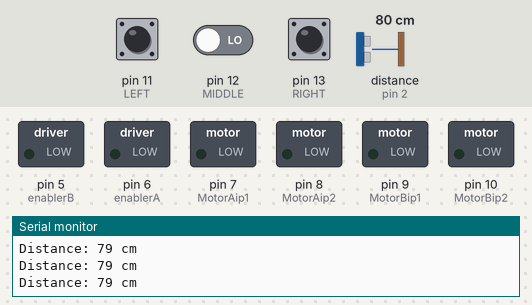
The sketch below on a simulated Arduino Uno, built with avr-gcc and run on an emulated ATmega328P. Shown: switched loads named in the sketch (green lamp = pin HIGH), the last lines printed to the serial monitor. Wiring (inferred from the names in the program): ultrasonic range finder: trigger pin 3; echo pin 2. Dashed ring = blinking. Inputs (shaded band) come from the test bench; at power-on: pin 11 (LEFT) HIGH, distance to the obstacle (sensor on pin 2) 80 cm, pin 13 (RIGHT) HIGH, pin 12 (MIDDLE) LOW. The echo pulse lasts 58.3 µs per cm; pins used as bus, display or sensor lines are not drawn.

Above: at 1.2 s.
1.3 s: pin 11 (LEFT) pulled LOW for 0.15 s
At 2.5 s:
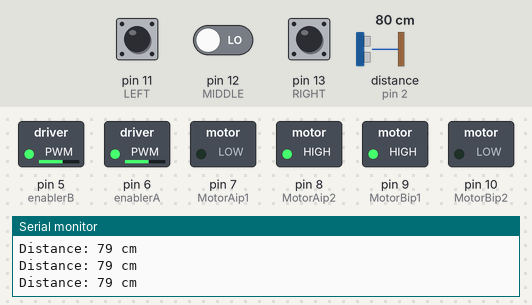
2.9 s: distance to the obstacle (sensor on pin 2) set to 12 cm
5.9 s: distance to the obstacle (sensor on pin 2) set to 9 cm
At 6.6 s:
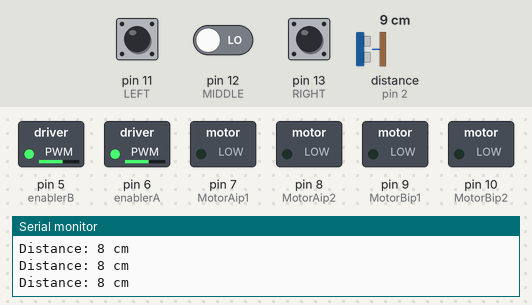
7.4 s: pin 13 (RIGHT) pulled LOW for 1 s
At 7.7 s:
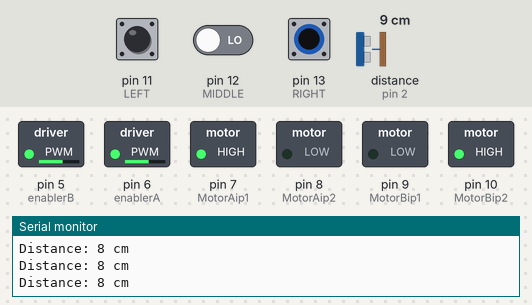
10.4 s: pin 13 (RIGHT) pulled LOW for 3.2 s
At 14.8 s:
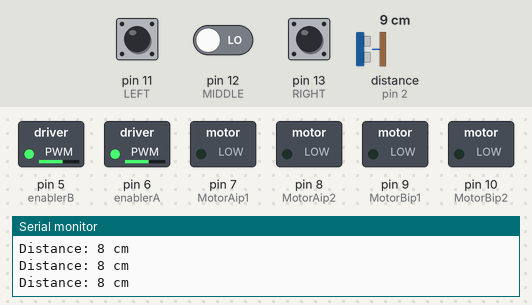
15.1 s: pin 11 (LEFT) pulled LOW for 1 s
At 15.37 s:
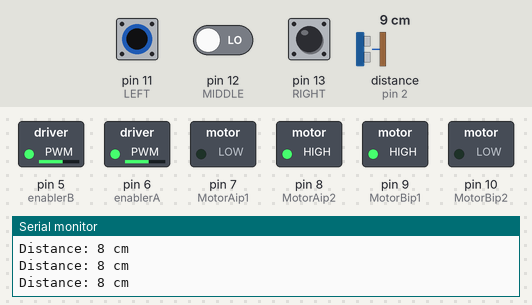
Timing chart, 0 to 18.1 s (numbered marks = the images above; inputs shaded):
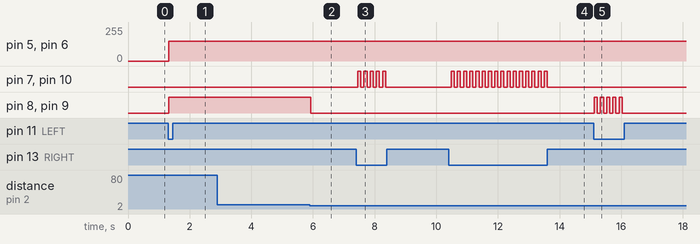

Measured:
- the behaviour switches between 11 and 10 cm on distance to the obstacle (sensor on pin 2) (found by bisection; images 1 and 2)
- after the input at 1.3 s, pin 5 (enablerB), pin 6 (enablerA): 0/255 → 150/255 at once; pin 8 (MotorAip2), pin 9 (MotorBip1): LOW → HIGH at once
- after the input at 5.9 s, pin 8 (MotorAip2), pin 9 (MotorBip1): HIGH → LOW at once
- after the input at 7.4 s, pin 7 (MotorAip1), pin 10 (MotorBip2): alternates HIGH for 0.10 s and LOW for 0.10 s, 10 changes in all, then stays LOW, starting after 0.05 s
- after the input at 10.4 s, pin 7 (MotorAip1), pin 10 (MotorBip2): alternates HIGH for 0.10 s and LOW for 0.10 s, 32 changes in all, then stays LOW, starting after 0.08 s
- after the input at 15.1 s, pin 8 (MotorAip2), pin 9 (MotorBip1): alternates HIGH for 0.10 s and LOW for 0.10 s, 10 changes in all, then stays LOW, starting at once

The sketch:

code4.ino
```cpp
int MotorAip1=7; //Right motor
int MotorAip2=8;
int MotorBip1=9; //Left motor
int MotorBip2=10;

int LEFT=11;      //Right sensor
int MIDDLE=12;      //Middle sensor
int RIGHT=13;      //left Sensor

int enablerA = 6;
int enablerB = 5;

long duration; // variable for the duration of sound wave travel
int distance;
//int distanceExpect = 12;

int bendspeed = 150;
int bendnudgespeed = 110;
int normspeed = 120;

int detectBlack = LOW;
int notBlack = HIGH;

int echoPin = 2; // attach pin D2 Arduino to pin Echo of HC-SR04
int trigPin = 3;

void setup() {
  // put your setup code here, to run once:
  pinMode(MotorAip1,OUTPUT);
  pinMode(MotorAip2,OUTPUT);
  pinMode(MotorBip1,OUTPUT);
  pinMode(MotorBip2,OUTPUT);

  pinMode(enablerA, OUTPUT);
  pinMode(enablerB, OUTPUT);

  pinMode(trigPin, OUTPUT); // Sets the trigPin as an OUTPUT
  pinMode(echoPin, INPUT); // Sets the echoPin as an INPUT
  Serial.begin(9600); // // Serial Communication is starting with 9600 of baudrate speed

}

void loop() {
  // put your main code here, to run repeatedly:

  ultrasonicChecker();
//
//  if (distance == distanceExpect){
//    while(true){
//      stop();
//    }
//  }

  if (digitalRead(LEFT)==detectBlack && digitalRead(MIDDLE)==notBlack && digitalRead(RIGHT)==detectBlack){
    analogWrite(enablerA, normspeed);
    analogWrite(enablerB, normspeed);
    front();

  // }else if (digitalRead(LEFT)==detectBlack && digitalRead(MIDDLE)==detectBlack && digitalRead(RIGHT)==detectBlack){
  //stop();

  }else if (digitalRead(LEFT)==notBlack && digitalRead(MIDDLE)==notBlack && digitalRead(RIGHT)==notBlack){
    stop();

  }else if (digitalRead(LEFT)==detectBlack && digitalRead(MIDDLE)==notBlack && digitalRead(RIGHT)==notBlack){
    analogWrite(enablerA, bendspeed);
    analogWrite(enablerB, bendspeed);
    left();

  }else if (digitalRead(LEFT)==notBlack && digitalRead(MIDDLE)==notBlack && digitalRead(RIGHT)==detectBlack){
    analogWrite(enablerA, bendspeed);
    analogWrite(enablerB, bendspeed);
    right();

  }else if (digitalRead(LEFT)==detectBlack && digitalRead(MIDDLE)==detectBlack && digitalRead(RIGHT)==notBlack){
    analogWrite(enablerA, bendspeed);
    analogWrite(enablerB, bendspeed);
    left();

  }else if (digitalRead(LEFT)==notBlack && digitalRead(MIDDLE)==detectBlack && digitalRead(RIGHT)==detectBlack){
    analogWrite(enablerA, bendspeed);
    analogWrite(enablerB, bendspeed);
    right();

//  }else if (digitalRead(IR1)==HIGH && digitalRead(IR2)==HIGH && digitalRead(IR3)==LOW){
//    analogWrite(enablerA, bendnudgespeed);
//    analogWrite(enablerB, bendnudgespeed);
//    right();
//
//  }else if (digitalRead(IR1)==LOW && digitalRead(IR2)==HIGH && digitalRead(IR3)==HIGH){
//    analogWrite(enablerA, bendnudgespeed);
//    analogWrite(enablerB, bendnudgespeed);
//    left();
  }

}

int ultrasonicChecker(){
  // Clears the trigPin condition
  digitalWrite(trigPin, LOW);
  delayMicroseconds(2);
  // Sets the trigPin HIGH (ACTIVE) for 10 microseconds
  digitalWrite(trigPin, HIGH);
  delayMicroseconds(10);
  digitalWrite(trigPin, LOW);
  // Reads the echoPin, returns the sound wave travel time in microseconds
  duration = pulseIn(echoPin, HIGH);
  // Calculating the distance
  distance = duration * 0.034 / 2; // Speed of sound wave divided by 2 (go and back)
  // Displays the distance on the Serial Monitor
  Serial.print("Distance: ");
  Serial.print(distance);
  Serial.println(" cm");

  if (distance <10){
   stop();
  }
  return 0;
}

int front(){
    digitalWrite(MotorAip1,HIGH);
    digitalWrite(MotorAip2,LOW);
    digitalWrite(MotorBip1,HIGH);
    digitalWrite(MotorBip2,LOW);
//    analogWrite (enA, 200);
//    analogWrite (enB, 200);
    delay(100);

    return 0;

}


int left(){
    //Tilt robot towards right by stopping the right wheel and moving the left one
    digitalWrite(MotorAip1,LOW);     // If I want to turn right then the speed of the right wheel should be less than that of the left wheel, here, let a be the right wheel
    digitalWrite(MotorAip2,HIGH);
    digitalWrite(MotorBip1,HIGH);
    digitalWrite(MotorBip2,LOW);
//    analogWrite (enA, 150);
//   analogWrite (enB, 200);
    delay(100);

   return 0;
}

int right(){

    digitalWrite(MotorAip1,HIGH);
    digitalWrite(MotorAip2,LOW);
    digitalWrite(MotorBip1,LOW);
    digitalWrite(MotorBip2,HIGH);
//    analogWrite (enA, 200);
//    analogWrite (enB, 150);
   delay(100);

   return 0;

}


int stop(){
  //Stop both Motors
    digitalWrite(MotorAip1,LOW);
    digitalWrite(MotorAip2,LOW);
    digitalWrite(MotorBip1,LOW);
    digitalWrite(MotorBip2,LOW);
    delay(100);

 }
```
